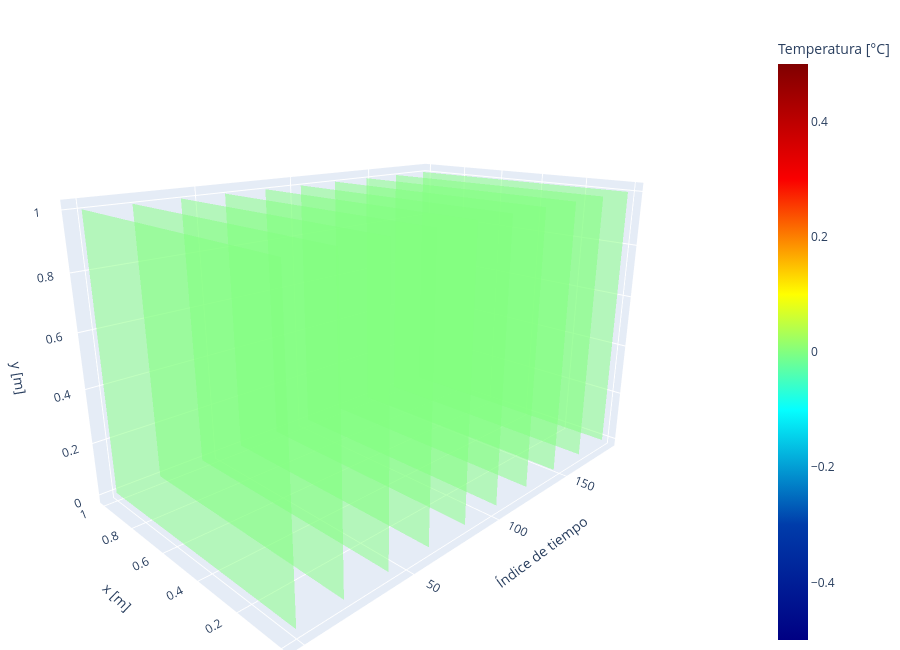

The cell this chart's notebook holds for it:
### Code cell
fig = graficar_planos(
    Temperatura, Lx, Ly,
    n_planos=10,
    opacidad=0.5
)
fig.show()

### Figure 1 — Plotly figure (JSON) as saved in the notebook; plotly's stock layout.template omitted (floating-point values rounded to 4 significant figures; data arrays with more than 128 entries replaced by an {"elided": "..."} marker saying what was removed)
{"data": [{"cmax": 0.5, "cmin": -0.5, "colorbar": {"title": {"text": "Temperatura [°C]"}}, "colorscale": [[0, "rgb(0,0,131)"], [0.2, "rgb(0,60,170)"], [0.4, "rgb(5,255,255)"], [0.6, "rgb(255,255,0)"], [0.8, "rgb(250,0,0)"], [1, "rgb(128,0,0)"]], "hovertemplate": "Tiempo / índice = %{x:.3f}<br>x = %{y:.3f} m<br>y = %{z:.3f} m<br>T = %{surfacecolor:.2f} °C<extra>%{fullData.name}</extra>", "lighting": {"ambient": 1, "diffuse": 0, "specular": 0}, "name": "Temperatura[0]", "opacity": 0.5, "showscale": true, "surfacecolor": {"elided": "30x30 float values"}, "type": "surface", "x": {"elided": "30x30 float values"}, "y": {"elided": "30x30 float values"}, "z": {"elided": "30x30 float values"}}, {"cmax": 0.5, "cmin": -0.5, "colorbar": {"title": {"text": "Temperatura [°C]"}}, "colorscale": [[0, "rgb(0,0,131)"], [0.2, "rgb(0,60,170)"], [0.4, "rgb(5,255,255)"], [0.6, "rgb(255,255,0)"], [0.8, "rgb(250,0,0)"], [1, "rgb(128,0,0)"]], "hovertemplate": "Tiempo / índice = %{x:.3f}<br>x = %{y:.3f} m<br>y = %{z:.3f} m<br>T = %{surfacecolor:.2f} °C<extra>%{fullData.name}</extra>", "lighting": {"ambient": 1, "diffuse": 0, "specular": 0}, "name": "Temperatura[20]", "opacity": 0.5, "showscale": false, "surfacecolor": {"elided": "30x30 float values"}, "type": "surface", "x": {"elided": "30x30 float values"}, "y": {"elided": "30x30 float values"}, "z": {"elided": "30x30 float values"}}, {"cmax": 0.5, "cmin": -0.5, "colorbar": {"title": {"text": "Temperatura [°C]"}}, "colorscale": [[0, "rgb(0,0,131)"], [0.2, "rgb(0,60,170)"], [0.4, "rgb(5,255,255)"], [0.6, "rgb(255,255,0)"], [0.8, "rgb(250,0,0)"], [1, "rgb(128,0,0)"]], "hovertemplate": "Tiempo / índice = %{x:.3f}<br>x = %{y:.3f} m<br>y = %{z:.3f} m<br>T = %{surfacecolor:.2f} °C<extra>%{fullData.name}</extra>", "lighting": {"ambient": 1, "diffuse": 0, "specular": 0}, "name": "Temperatura[41]", "opacity": 0.5, "showscale": false, "surfacecolor": {"elided": "30x30 float values"}, "type": "surface", "x": {"elided": "30x30 float values"}, "y": {"elided": "30x30 float values"}, "z": {"elided": "30x30 float values"}}, {"cmax": 0.5, "cmin": -0.5, "colorbar": {"title": {"text": "Temperatura [°C]"}}, "colorscale": [[0, "rgb(0,0,131)"], [0.2, "rgb(0,60,170)"], [0.4, "rgb(5,255,255)"], [0.6, "rgb(255,255,0)"], [0.8, "rgb(250,0,0)"], [1, "rgb(128,0,0)"]], "hovertemplate": "Tiempo / índice = %{x:.3f}<br>x = %{y:.3f} m<br>y = %{z:.3f} m<br>T = %{surfacecolor:.2f} °C<extra>%{fullData.name}</extra>", "lighting": {"ambient": 1, "diffuse": 0, "specular": 0}, "name": "Temperatura[62]", "opacity": 0.5, "showscale": false, "surfacecolor": {"elided": "30x30 float values"}, "type": "surface", "x": {"elided": "30x30 float values"}, "y": {"elided": "30x30 float values"}, "z": {"elided": "30x30 float values"}}, {"cmax": 0.5, "cmin": -0.5, "colorbar": {"title": {"text": "Temperatura [°C]"}}, "colorscale": [[0, "rgb(0,0,131)"], [0.2, "rgb(0,60,170)"], [0.4, "rgb(5,255,255)"], [0.6, "rgb(255,255,0)"], [0.8, "rgb(250,0,0)"], [1, "rgb(128,0,0)"]], "hovertemplate": "Tiempo / índice = %{x:.3f}<br>x = %{y:.3f} m<br>y = %{z:.3f} m<br>T = %{surfacecolor:.2f} °C<extra>%{fullData.name}</extra>", "lighting": {"ambient": 1, "diffuse": 0, "specular": 0}, "name": "Temperatura[83]", "opacity": 0.5, "showscale": false, "surfacecolor": {"elided": "30x30 float values"}, "type": "surface", "x": {"elided": "30x30 float values"}, "y": {"elided": "30x30 float values"}, "z": {"elided": "30x30 float values"}}, {"cmax": 0.5, "cmin": -0.5, "colorbar": {"title": {"text": "Temperatura [°C]"}}, "colorscale": [[0, "rgb(0,0,131)"], [0.2, "rgb(0,60,170)"], [0.4, "rgb(5,255,255)"], [0.6, "rgb(255,255,0)"], [0.8, "rgb(250,0,0)"], [1, "rgb(128,0,0)"]], "hovertemplate": "Tiempo / índice = %{x:.3f}<br>x = %{y:.3f} m<br>y = %{z:.3f} m<br>T = %{surfacecolor:.2f} °C<extra>%{fullData.name}</extra>", "lighting": {"ambient": 1, "diffuse": 0, "specular": 0}, "name": "Temperatura[103]", "opacity": 0.5, "showscale": false, "surfacecolor": {"elided": "30x30 float values"}, "type": "surface", "x": {"elided": "30x30 float values"}, "y": {"elided": "30x30 float values"}, "z": {"elided": "30x30 float values"}}, {"cmax": 0.5, "cmin": -0.5, "colorbar": {"title": {"text": "Temperatura [°C]"}}, "colorscale": [[0, "rgb(0,0,131)"], [0.2, "rgb(0,60,170)"], [0.4, "rgb(5,255,255)"], [0.6, "rgb(255,255,0)"], [0.8, "rgb(250,0,0)"], [1, "rgb(128,0,0)"]], "hovertemplate": "Tiempo / índice = %{x:.3f}<br>x = %{y:.3f} m<br>y = %{z:.3f} m<br>T = %{surfacecolor:.2f} °C<extra>%{fullData.name}</extra>", "lighting": {"ambient": 1, "diffuse": 0, "specular": 0}, "name": "Temperatura[124]", "opacity": 0.5, "showscale": false, "surfacecolor": {"elided": "30x30 float values"}, "type": "surface", "x": {"elided": "30x30 float values"}, "y": {"elided": "30x30 float values"}, "z": {"elided": "30x30 float values"}}, {"cmax": 0.5, "cmin": -0.5, "colorbar": {"title": {"text": "Temperatura [°C]"}}, "colorscale": [[0, "rgb(0,0,131)"], [0.2, "rgb(0,60,170)"], [0.4, "rgb(5,255,255)"], [0.6, "rgb(255,255,0)"], [0.8, "rgb(250,0,0)"], [1, "rgb(128,0,0)"]], "hovertemplate": "Tiempo / índice = %{x:.3f}<br>x = %{y:.3f} m<br>y = %{z:.3f} m<br>T = %{surfacecolor:.2f} °C<extra>%{fullData.name}</extra>", "lighting": {"ambient": 1, "diffuse": 0, "specular": 0}, "name": "Temperatura[145]", "opacity": 0.5, "showscale": false, "surfacecolor": {"elided": "30x30 float values"}, "type": "surface", "x": {"elided": "30x30 float values"}, "y": {"elided": "30x30 float values"}, "z": {"elided": "30x30 float values"}}, {"cmax": 0.5, "cmin": -0.5, "colorbar": {"title": {"text": "Temperatura [°C]"}}, "colorscale": [[0, "rgb(0,0,131)"], [0.2, "rgb(0,60,170)"], [0.4, "rgb(5,255,255)"], [0.6, "rgb(255,255,0)"], [0.8, "rgb(250,0,0)"], [1, "rgb(128,0,0)"]], "hovertemplate": "Tiempo / índice = %{x:.3f}<br>x = %{y:.3f} m<br>y = %{z:.3f} m<br>T = %{surfacecolor:.2f} °C<extra>%{fullData.name}</extra>", "lighting": {"ambient": 1, "diffuse": 0, "specular": 0}, "name": "Temperatura[166]", "opacity": 0.5, "showscale": false, "surfacecolor": {"elided": "30x30 float values"}, "type": "surface", "x": {"elided": "30x30 float values"}, "y": {"elided": "30x30 float values"}, "z": {"elided": "30x30 float values"}}, {"cmax": 0.5, "cmin": -0.5, "colorbar": {"title": {"text": "Temperatura [°C]"}}, "colorscale": [[0, "rgb(0,0,131)"], [0.2, "rgb(0,60,170)"], [0.4, "rgb(5,255,255)"], [0.6, "rgb(255,255,0)"], [0.8, "rgb(250,0,0)"], [1, "rgb(128,0,0)"]], "hovertemplate": "Tiempo / índice = %{x:.3f}<br>x = %{y:.3f} m<br>y = %{z:.3f} m<br>T = %{surfacecolor:.2f} °C<extra>%{fullData.name}</extra>", "lighting": {"ambient": 1, "diffuse": 0, "specular": 0}, "name": "Temperatura[187]", "opacity": 0.5, "showscale": false, "surfacecolor": {"elided": "30x30 float values"}, "type": "surface", "x": {"elided": "30x30 float values"}, "y": {"elided": "30x30 float values"}, "z": {"elided": "30x30 float values"}}], "layout": {"height": 650, "margin": {"b": 0, "l": 0, "r": 0, "t": 30}, "scene": {"aspectmode": "manual", "aspectratio": {"x": 1.6, "y": 1, "z": 1}, "camera": {"eye": {"x": -1.7, "y": -1.7, "z": 0.8}}, "xaxis": {"title": {"text": "Índice de tiempo"}}, "yaxis": {"title": {"text": "x [m]"}}, "zaxis": {"title": {"text": "y [m]"}}}}}
